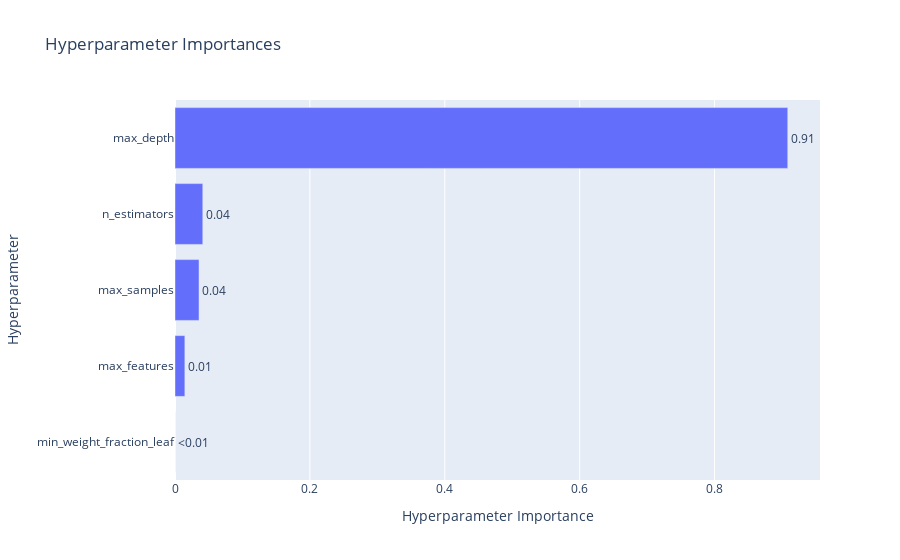

The code cell stored with this chart in its notebook:
### Code cell
# 하이퍼파라미터별 중요도를 확인할 수 있는 그래프
optuna.visualization.plot_param_importances(study_rf)

### Figure 1 — Plotly figure (JSON) as saved in the notebook; plotly's stock layout.template omitted (floating-point values rounded to 4 significant figures)
{"data": [{"cliponaxis": false, "hovertemplate": ["min_weight_fraction_leaf (IntDistribution): 0.0<extra></extra>", "max_features (FloatDistribution): 0.014624626516745539<extra></extra>", "max_samples (FloatDistribution): 0.035643869610554386<extra></extra>", "n_estimators (IntDistribution): 0.04120914954610555<extra></extra>", "max_depth (IntDistribution): 0.9085223543265946<extra></extra>"], "name": "Objective Value", "orientation": "h", "text": ["<0.01", "0.01", "0.04", "0.04", "0.91"], "textposition": "outside", "type": "bar", "x": [0, 0.01462, 0.03564, 0.04121, 0.9085], "y": ["min_weight_fraction_leaf", "max_features", "max_samples", "n_estimators", "max_depth"]}], "layout": {"title": {"text": "Hyperparameter Importances"}, "xaxis": {"title": {"text": "Hyperparameter Importance"}}, "yaxis": {"title": {"text": "Hyperparameter"}}}}
